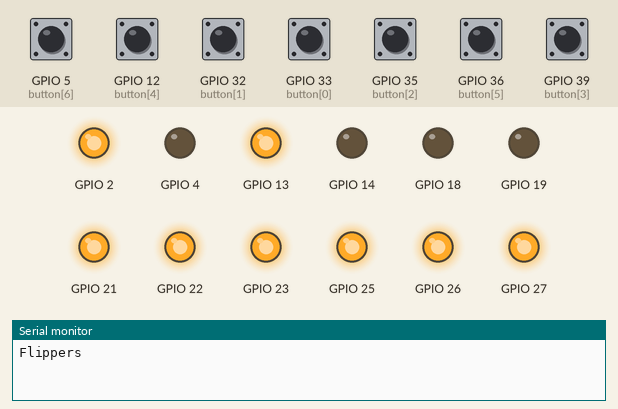
The program below on a simulated ESP32. Shown: output pins drawn as LEDs (lit = HIGH), the last lines printed to the serial monitor. Dashed ring = blinking. Inputs (shaded band) come from the test bench; at power-on: GPIO 5 (button[6]), GPIO 12 (button[4]), GPIO 32 (button[1]), GPIO 33 (button[0]), GPIO 35 (button[2]), GPIO 36 (button[5]), GPIO 39 (button[3]) HIGH.

Above: at 1.2 s.
1.3 s: GPIO 5 (button[6]) pulled LOW for 0.15 s
At 1.8 s:
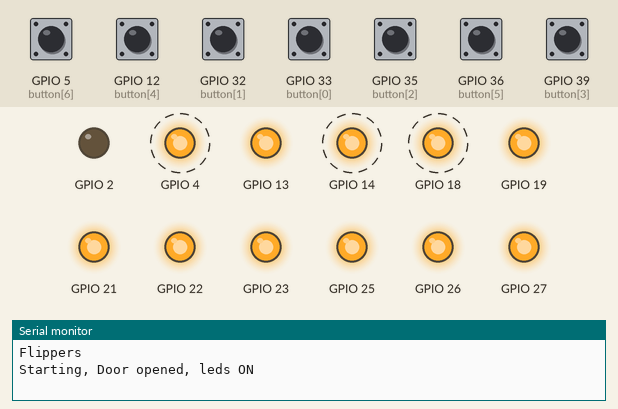
At 12.5 s:
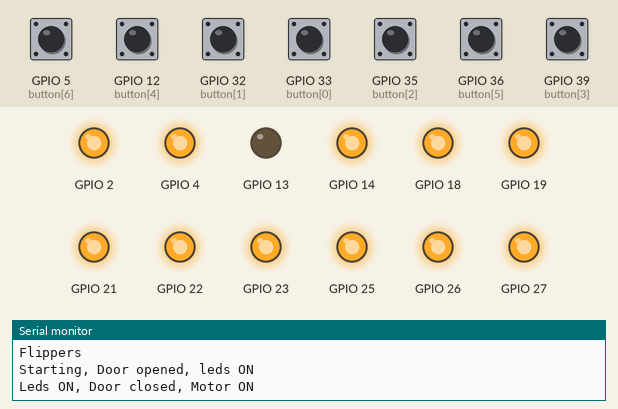
Timing chart, 0 to 35.4 s (numbered marks = the images above; inputs shaded):
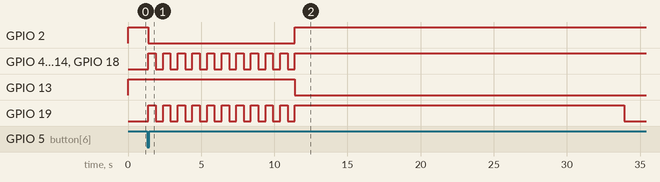

Measured:
- after the input at 1.3 s, GPIO 2: HIGH → LOW after 0.10 s, → HIGH 10.0 s later; GPIO 4, GPIO 14, GPIO 18: alternates HIGH for 0.50 s and LOW for 0.50 s, 21 changes in all, then stays HIGH, starting after 0.10 s; GPIO 13: HIGH → LOW after 10.1 s; GPIO 19: goes 10 × (HIGH 0.50 s, LOW 0.50 s), HIGH 22.5 s, then LOW, starting after 0.10 s

The program:

main.cpp
```cpp
#include <Arduino.h>
#include "pinBall.h"
#include "Leds.h"
#include "Flippers.h"

int pinball_state = PINBALL_IDLE;

Leds ledsObj;
Flippers flippers;

int button[7] = {33, 32, 35, 39, 12, 36, 5};

bool startButtonPressed();

void testInputs() {
    for (int i = 0; i < 7; i++) {
        int val = digitalRead(button[i]);
        if (val == LOW) {
          // if (i=!1) {
            Serial.print("Button ");
            Serial.print(i + 1);  // Adjust for 1-based indexing in the output
            Serial.println(" pressed");
            delay(200);
          //}

        }
    }
}

void setup() {
    Serial.begin(115200);
    Serial.println("Flippers");
    initOtherPins();
    ledsObj.init();
    flippers.init();
}

void loop() {

    //testInputs();

    //flippers.play();

    //ledsObj.turnOnAllLeds();

    FlipperGamestateMachine();

}

void FlipperGamestateMachine() {

static unsigned long lastMillis;

    switch (pinball_state) {
        case PINBALL_IDLE:
            if (startButtonPressed()) {
                Serial.println("Starting, Door opened, leds ON");
                digitalWrite(DOOR_PIN, LOW);
                ledsObj.turnOnAllLeds();
                pinball_state = PINBALL_LEDS_ON;
                lastMillis = millis();
            }
            break;

        case PINBALL_LEDS_ON:
            ledsObj.blink();
            if ((millis() - lastMillis) >= DOOR_OPEN_TIME_MS) {
                Serial.println("Leds ON, Door closed, Motor ON");
                ledsObj.turnOnAllLeds();
                digitalWrite(DOOR_PIN, HIGH);
                digitalWrite(MOTOR_PIN, MOTOR_ON);
                pinball_state = PINBALL_COUNT_DOWN;
            }
            break;

        case PINBALL_COUNT_DOWN:
            flippers.play();
            if (ledsObj.finishedCountDown()) {
                Serial.println("Count down finished, Blinking one led");
                pinball_state = PINBALL_BLINK;
                lastMillis = millis();
            }
            break;

        case PINBALL_BLINK:
            flippers.play();
            ledsObj.blinkOnlyOneLed();
            if (millis() - lastMillis >= EXTRA_TIME_MS) {
                Serial.println("Game over, Motor off");
                digitalWrite(MOTOR_PIN, MOTOR_OFF);
                ledsObj.turnOff();
                flippers.stop();
                pinball_state = PINBALL_IDLE;
            }
            break;
    }
}

bool startButtonPressed() {// Function to check if the start button is pressed more than 200 milliseconds
    const unsigned long debounceDelay = 100;
    static bool startButtonPressed = false;
    static unsigned long pressStartTime = 0;

    if (digitalRead(START_SW_PIN) == LOW) {
        if (!startButtonPressed) {
            startButtonPressed = true;
            pressStartTime = millis();
        } else if (millis() - pressStartTime >= debounceDelay) {
            return true;
        }
    } else {
        startButtonPressed = false;
    }

    return false;

}
```
